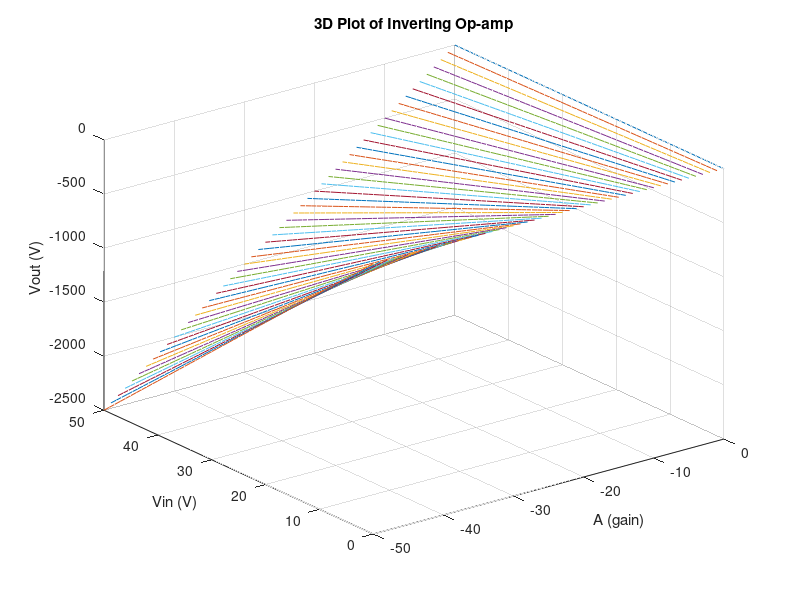

The MATLAB source for this figure:
%A 3Dgraph for inverting Op-amp
A=0:-1:-50; % -R_2/R_1
Vin = 0:1:50;
[A_grid, Vin_grid] = meshgrid(A, Vin);
Vout = A_grid .* Vin_grid;
plot3(A_grid, Vin_grid, Vout);
xlabel('A (gain)');
ylabel('Vin (V)');
zlabel('Vout (V)');
title('3D Plot of Inverting Op-amp');
grid on;
